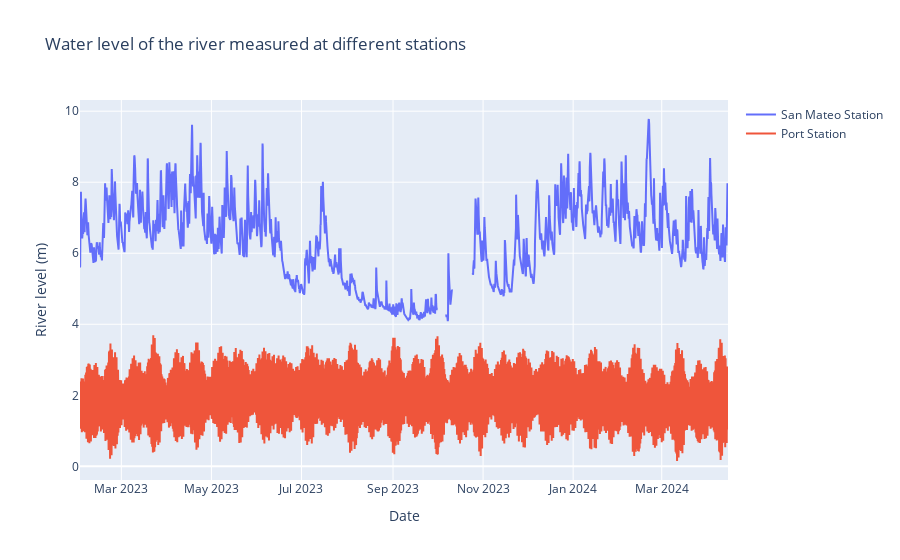

This figure's notebook cell:
### Markdown cell above
## Visualization of the data from the 3 sensors

### Code cell
import pandas as pd
import plotly
from plotly.graph_objs import Figure, Scatter

# Create the first trace
trace1 = Scatter(
    x=df_esm_3h.index,
    y=df_esm_3h['hidro_level_sm'],  # Assuming the first column is the data to plot
    mode='lines',
    name='San Mateo Station'  # Specify a name for the trace
)

# Create the second trace
trace2 = Scatter(
    x=df_esm_3h.index,
    y=df_esm_3h['hidro_level_m1'],  # Assuming the column name for the second data series
    mode='lines',
    name='Port Station'  # Specify a name for the second trace
)

# Define the layout
layout = {
    "title": "Water level of the river measured at different stations",
    "xaxis": {"title": "Date", "type": 'date'},
    "yaxis": {"title": "River level (m)"}
}

# Create the plot with both traces
fig = Figure(data=[trace1, trace2], layout=layout)
fig.show()

### Figure 1 — Plotly figure (JSON) as saved in the notebook; plotly's stock layout.template omitted (floating-point values rounded to 4 significant figures; data arrays with more than 128 entries replaced by an {"elided": "..."} marker saying what was removed)
{"data": [{"mode": "lines", "name": "San Mateo Station", "type": "scatter", "x": {"elided": "3512 str values"}, "y": {"elided": "3512 float values"}}, {"mode": "lines", "name": "Port Station", "type": "scatter", "x": {"elided": "3512 str values"}, "y": {"elided": "3512 float values"}}], "layout": {"title": {"text": "Water level of the river measured at different stations"}, "xaxis": {"title": {"text": "Date"}, "type": "date"}, "yaxis": {"title": {"text": "River level (m)"}}}}
